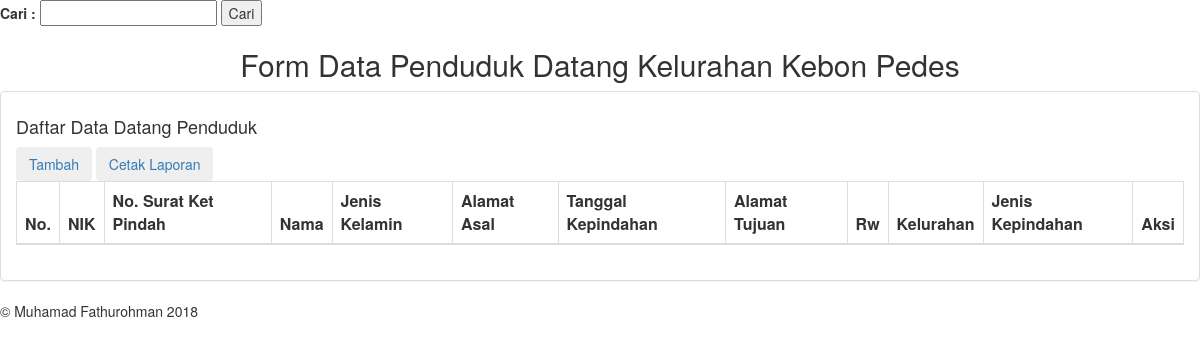
The page /lihatdatadatang.php on the database as committed earlier.
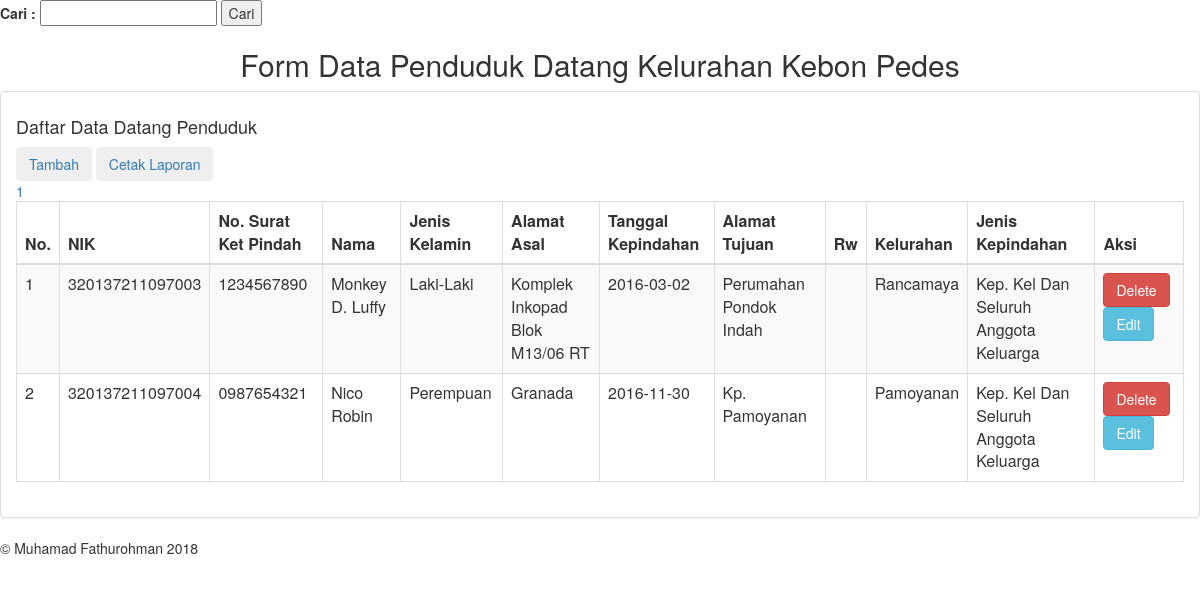
The same page on the database as committed later.
### tables this page shows
CREATE TABLE `data_datang` (
  `id` int(100) NOT NULL,
  `nik` varchar(20) NOT NULL,
  `no_surat_ket_pindah` varchar(20) NOT NULL,
  `nama` varchar(30) DEFAULT NULL,
  `jenis_kelamin` enum('Laki-Laki','Perempuan') DEFAULT NULL,
  `alamat_asal` varchar(50) DEFAULT NULL,
  `tanggal_kepindahan` date DEFAULT NULL,
  `alamat_tujuan` varchar(50) DEFAULT NULL,
  `kecamatan` enum('Bogor Selatan') DEFAULT NULL,
  `kelurahan` enum('Pakuan','Genteng','Kertamaya','Rancamaya','Cipaku','Muarasari','Harjasari','Bojongkerta','Ranggamekar','Empang','Lawanggintung','Mulyaharja','Pamoyanan','Cikaret','Batutulis','Bondongan') DEFAULT NULL,
  `jenis_kepindahan` enum('Kep. Keluarga','Kep. Kel Dan Seluruh Anggota Keluarga','Kep. Kel Dan Sebagian Anggota Keluarga','Anggota Keluarga') DEFAULT NULL
);

### lihatdatadatang.php (the view, shortened to what this page needs)
<link href="css/bootstrap.css" rel="stylesheet">
 <form action="?pages=lihatdatadatang&Search=data" method="POST">
 	<label>Cari :</label>
 	<input type="text" name="cari">
 	<input type="submit" value="Cari" name="Search" id="Search">
 </form>
<h2 align="center">Form Data Penduduk Datang Kelurahan Kebon Pedes</h2>
<div class="row">
	<div class="col-md-12">
		<div class="panel panel-default">
			<div class="panel-body">
				<h4>Daftar Data Datang Penduduk</h4>
<div class="table-toolbar"
                                                                      >
                                            <a href="?pages=tambahdatang" data-toggle="modal" class="config">
                                                <button class="btn green">
                                                    Tambah <i class="icon-plus"></i>
                                                </button>
                                            </a>
                                             <a href="exportdatang.php" >
                                                <button class="btn green">
                                                    Cetak Laporan <i class="icon-plus"></i>
                                                </button>
                                            </a>
				<table class="table table-striped table-bordered">
					<thead>
						<tr>
							<th>No.</th>
							<th>NIK</th>
							<th>No. Surat Ket Pindah</th>
							<th>Nama</th>
							<th>Jenis Kelamin</th>
							<th>Alamat Asal</th>
							<th>Tanggal Kepindahan</th>
							<th>Alamat Tujuan</th>
							<th>Rw</th>
							<th>Kelurahan</th>
							<th>Jenis Kepindahan</th>
							<th>Aksi</th>
						</tr>
					</thead>
					<tbody>
						<?php
							  $halaman = 5;
							  $page = isset($_GET["halaman"]) ? (int)$_GET["halaman"] : 1;
							  $mulai = ($page>1) ? ($page * $halaman) - $halaman : 0;
							  $result = mysql_query("SELECT * FROM data_datang");
							  $total = mysql_num_rows($result);
							  $pages = ceil($total/$halaman);
							if(isset($_GET['Search'])){
								$cari = $_POST['cari'];
								$data = mysql_query("select * from data_datang where
									nik like '%".$cari."%' or
									no_surat_ket_pindah like '%".$cari."%' or
									nama like '%".$cari."%' or
									jenis_kelamin like '%".$cari."%' or
									alamat_asal like '%".$cari."%' or
									tanggal_kepindahan like '%".$cari."%' or
									alamat_tujuan like '%".$cari."%' or
									rw like '%".$cari."%' or
									kelurahan like '%".$cari."%' or
									jenis_kepindahan like '%".$cari."%'
									LIMIT $mulai, $halaman");
							}
							else {
								$data = mysql_query("select * from data_datang LIMIT $mulai, $halaman");
							}
							$no = 1;
							while ($d= mysql_fetch_array($data)){ ?>
							<tr>
								<td><?php echo $no++; ?></td>
								<td><?php echo $d['nik'];?></td>
								<td><?php echo $d['no_surat_ket_pindah'];?></td>
								<td><?php echo $d['nama'];?></td>
								<td><?php echo $d['jenis_kelamin'];?></td>
								<td><?php echo $d['alamat_asal'];?></td>
								<td><?php echo $d['tanggal_kepindahan'];?></td>
								<td><?php echo $d['alamat_tujuan'];?></td>
								<td><?php echo $d['rw'];?></td>
								<td><?php echo $d['kelurahan'];?></td>
								<td><?php echo $d['jenis_kepindahan'];?></td>
								<td>
										<a href='?pages=deletedatadatang&id=<?php echo $d['id']; ?>' onclick='return konfirmasi()'
										class='center btn btn-gradient btn-danger'>
										Delete</a>
										<a href='?pages=editdatang&id=<?php echo $d['id']; ?>'
										class='center btn btn-gradient btn-info'>
										Edit</a>
										</td>
								<?php } ?>
								<div class="">
								  <?php for ($i=1; $i<=$pages ; $i++){ ?>
								  <a href="?pages=lihatdatadatang&amp;halaman=<?php echo $i; ?>"><?php echo $i; ?></a>
								  <?php } ?>
								</div>
							</tr>
						</tbody>
					</table>
				</div>
			</div>
		</div>
	</div>
</div>
<footer class="row" style="position: relative;">
	        <p class="col-md-9 col-sm-9 col-xs-12 copyright">&copy; Muhamad Fathurohman 2018</p>
    	</footer>

Rows that differ between the two databases and show on the page:
added data_datang: nik "320137211097003", no_surat_ket_pindah "1234567890", nama "Monkey D. Luffy", jenis_kelamin "Laki-Laki", alamat_asal "Komplek Inkopad Blok M13/06 RT", tanggal_kepindahan "2016-03-02", alamat_tujuan "Perumahan Pondok Indah", kelurahan "Rancamaya", jenis_kepindahan "Kep. Kel Dan Seluruh Anggota Keluarga"
added data_datang: nik "320137211097004", no_surat_ket_pindah "0987654321", nama "Nico Robin", jenis_kelamin "Perempuan", alamat_asal "Granada", tanggal_kepindahan "2016-11-30", alamat_tujuan "Kp. Pamoyanan", kelurahan "Pamoyanan", jenis_kepindahan "Kep. Kel Dan Seluruh Anggota Keluarga"
Other text that changed with them:
new list line: "1"
